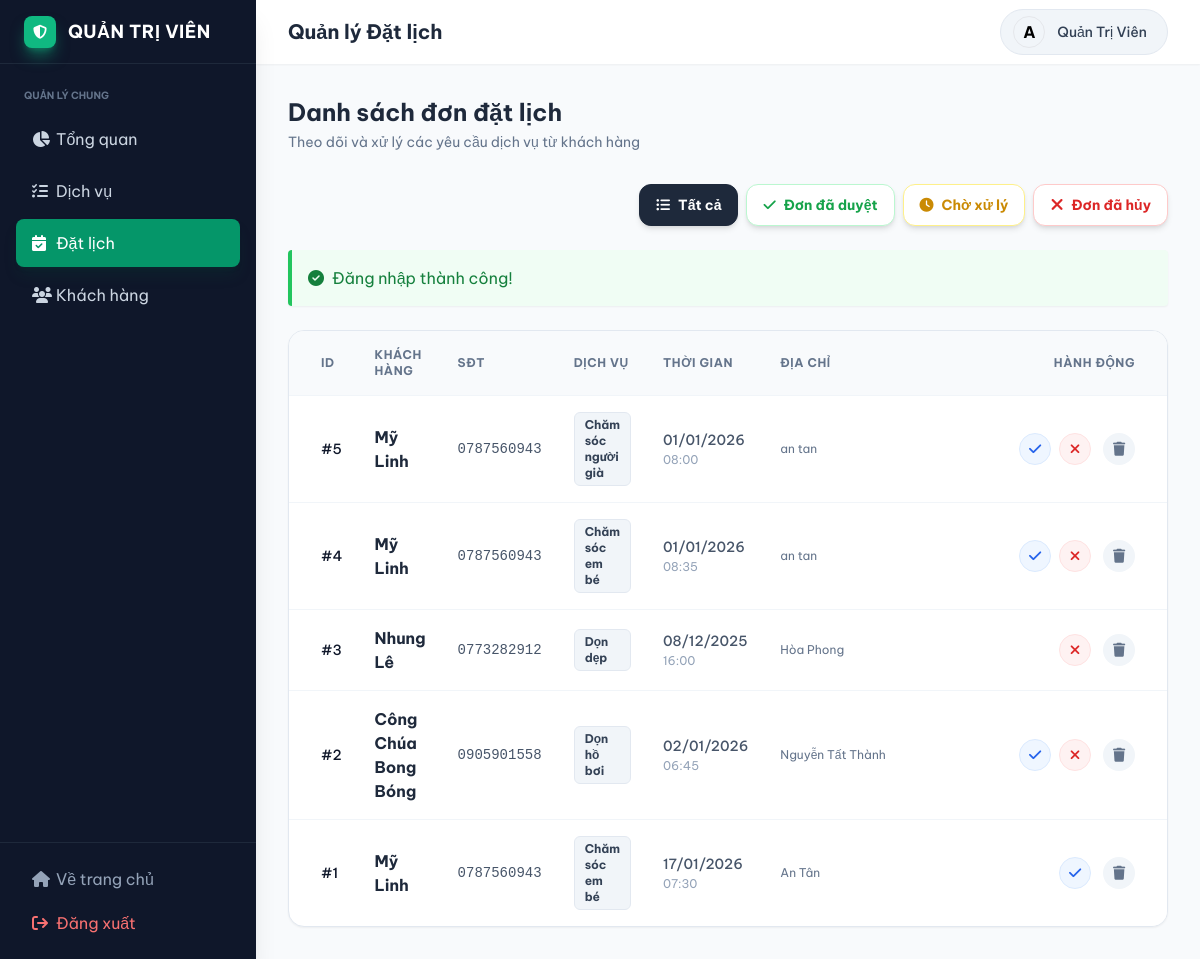
The app's page /admin/bookings.php (signed in) with its own data.
### tables this page shows
CREATE TABLE `bookings` (
  `id` int(11) NOT NULL,
  `user_id` int(11) DEFAULT NULL,
  `staff_id` int(11) DEFAULT NULL,
  `service_id` int(11) DEFAULT NULL,
  `customer_name` varchar(100) DEFAULT NULL,
  `customer_phone` varchar(20) DEFAULT NULL,
  `total_amount` decimal(10,2) DEFAULT 0.00,
  `booking_date` date DEFAULT NULL,
  `start_time` time DEFAULT NULL,
  `address` text DEFAULT NULL,
  `note` text DEFAULT NULL,
  `status` enum('pending','confirmed','completed','cancelled') DEFAULT 'pending',
  `created_at` timestamp NOT NULL DEFAULT current_timestamp()
);

CREATE TABLE `services` (
  `id` int(11) NOT NULL,
  `name` varchar(100) NOT NULL,
  `description` text DEFAULT NULL,
  `price_text` varchar(50) DEFAULT NULL,
  `price_value` decimal(10,2) NOT NULL,
  `icon` varchar(50) DEFAULT NULL,
  `bg_color` varchar(50) DEFAULT 'bg-brand-50',
  `text_color` varchar(50) DEFAULT 'text-brand-600',
  `created_at` timestamp NOT NULL DEFAULT current_timestamp()
);

### app/helpers/utils.php (called while the page is built, shortened)
<?php
function getFlash(string $key): ?string {
    if (isset($_SESSION['flash'][$key])) {
        $message = $_SESSION['flash'][$key];
        return (string)$message;
    }
    return null;
}
?>

### admin/bookings.php (the view, shortened to what this page needs)
<?php
require_once __DIR__ . '/../app/helpers/utils.php';
$db = (new Database())->getConnection();
$bookings = [];
$statusFilter = $_GET['status'] ?? '';
$filters = [
    'confirmed' => "WHERE b.status = 'confirmed'",
    'cancelled' => "WHERE b.status = 'cancelled'",
    'pending'   => "WHERE (b.status = 'pending' OR b.status IS NULL)"
];
$whereSQL = $filters[$statusFilter] ?? "";
try {
    $query = "SELECT b.*,
                     s.name as service_name,
                     u.name as user_name,
                     st.name as staff_name
              FROM bookings b
              LEFT JOIN services s ON b.service_id = s.id
              LEFT JOIN users u ON b.user_id = u.id
              LEFT JOIN staff st ON b.staff_id = st.id
              $whereSQL
              ORDER BY b.created_at DESC";
    $bookings = $db->query($query)->fetchAll(PDO::FETCH_ASSOC);
} catch (PDOException $e) {
    error_log("DB Error: " . $e->getMessage());
}
function getBtnClass($current, $target) {
    return $current === $target
        ? 'bg-slate-800 text-white border-slate-800'
        : 'bg-white text-slate-600 border-slate-300 hover:bg-slate-100';
}
function getColorBtnClass($current, $target, $color) {
    return $current === $target
        ? "bg-$color-600 text-white border-$color-600"
        : "bg-white text-$color-600 border-$color-200 hover:bg-$color-50";
}
?>
<!DOCTYPE html>
<html lang="vi">
<head>
    <script src="https://cdn.tailwindcss.com"></script>
    <link href="https://cdnjs.cloudflare.com/ajax/libs/font-awesome/6.4.0/css/all.min.css" rel="stylesheet">
</head>
<body class="bg-slate-50 flex h-screen overflow-hidden">
    <?php include __DIR__ . '/includes/sidebar.php'; ?>
    <div class="flex-1 flex flex-col min-w-0 bg-white">
        <?php include __DIR__ . '/includes/header.php'; ?>
        <main class="flex-1 overflow-y-auto p-6 lg:p-8 bg-slate-50">
            <div class="flex flex-col sm:flex-row justify-between items-start sm:items-center mb-8 gap-4">
                <div>
                    <h1 class="text-2xl font-bold text-slate-800">Danh sách đơn đặt lịch</h1>
                    <p class="text-slate-500 text-sm mt-1">Theo dõi và xử lý các yêu cầu dịch vụ từ khách hàng</p>
                </div>
            </div>
            <div class="flex justify-end gap-2 mb-6">
                <a href="bookings.php" class="px-4 py-2.5 rounded-xl text-sm font-bold transition flex items-center shadow-md border <?php echo getBtnClass($statusFilter, ''); ?>">
                   <i class="fa-solid fa-list-ul mr-2"></i> Tất cả
                </a>
                <a href="bookings.php?status=confirmed" class="px-4 py-2.5 rounded-xl text-sm font-bold transition flex items-center shadow-md border <?php echo getColorBtnClass($statusFilter, 'confirmed', 'green'); ?>">
                   <i class="fa-solid fa-check mr-2"></i> Đơn đã duyệt
                </a>
                <a href="bookings.php?status=pending" class="px-4 py-2.5 rounded-xl text-sm font-bold transition flex items-center shadow-md border <?php echo ($statusFilter == 'pending') ? 'bg-yellow-500 text-white border-yellow-500' : 'bg-white text-yellow-600 border-yellow-200 hover:bg-yellow-50'; ?>">
                   <i class="fa-solid fa-clock mr-2"></i> Chờ xử lý
                </a>
                <a href="bookings.php?status=cancelled" class="px-4 py-2.5 rounded-xl text-sm font-bold transition flex items-center shadow-md border <?php echo getColorBtnClass($statusFilter, 'cancelled', 'red'); ?>">
                   <i class="fa-solid fa-xmark fa-lg mr-2"></i> Đơn đã hủy
                </a>
            </div>
            <?php foreach (['success' => 'circle-check', 'error' => 'triangle-exclamation'] as $type => $icon): ?>
                <?php if (function_exists('getFlash') && $msg = getFlash($type)): ?>
                    <div class="bg-<?php echo ($type=='success'?'green':'red'); ?>-50 border-l-4 border-<?php echo ($type=='success'?'green':'red'); ?>-500 text-<?php echo ($type=='success'?'green':'red'); ?>-700 p-4 mb-6 rounded shadow-sm flex items-center">
                        <i class="fa-solid fa-<?php echo $icon; ?> mr-2"></i> <?php echo $msg; ?>
                    </div>
                <?php endif; ?>
            <?php endforeach; ?>
            <div class="bg-white rounded-2xl shadow-sm border border-slate-200 overflow-hidden">
                <div class="table-container">
                    <table class="w-full text-left border-collapse min-w-[1200px]">
                        <thead class="bg-slate-50 text-slate-500 text-xs uppercase font-bold tracking-wider">
                            <tr>
                                <th class="p-4 pl-8 border-b border-slate-100 w-16">ID</th>
                                <th class="p-4 border-b border-slate-100">Khách hàng</th>
                                <th class="p-4 border-b border-slate-100">SĐT</th>
                                <th class="p-4 border-b border-slate-100">Dịch vụ</th>
                                <th class="p-4 border-b border-slate-100">Thời gian</th>
                                <th class="p-4 border-b border-slate-100 w-64">Địa chỉ</th>
                                <th class="p-4 border-b border-slate-100 w-64">Nhân viên</th>
                                <th class="p-4 pr-8 border-b border-slate-100 text-right sticky right-0 bg-slate-50">Hành động</th>
                            </tr>
                        </thead>
                        <tbody class="divide-y divide-slate-100 text-sm">
                            <?php if (empty($bookings)): ?>
                                <tr>
                                    <td colspan="9" class="p-12 text-center text-slate-500">
                                        <div class="flex flex-col items-center">
                                            <i class="fa-solid fa-filter-circle-xmark text-3xl text-slate-300 mb-3"></i>
                                            <p class="font-medium">Không tìm thấy đơn đặt lịch nào</p>
                                            <?php if ($statusFilter): ?>
                                                <a href="bookings.php" class="mt-2 text-brand-600 hover:underline text-sm font-medium">Xem tất cả đơn</a>
                                            <?php endif; ?>
                                        </div>
                                    </td>
                                </tr>
                            <?php else: foreach ($bookings as $b):
                                $statusKey   = strtolower(trim($b['status'] ?? 'pending'));
                                $displayName = $b['customer_name'] ?: ($b['user_name'] ?? 'Khách vãng lai');
                                $price       = number_format((float)($b['total_amount'] ?? 0), 0, ',', '.') . 'đ';
                            ?>
                                <tr class="hover:bg-slate-50 transition duration-150 group">
                                    <td class="p-4 pl-8 font-medium text-slate-900">#<?php echo $b['id']; ?></td>
                                    <td class="p-4"><div class="font-bold text-slate-800 text-base"><?php echo htmlspecialchars($displayName); ?></div></td>
                                    <td class="p-4 text-slate-600 font-mono"><?php echo htmlspecialchars($b['customer_phone'] ?? ''); ?></td>
                                    <td class="p-4">
                                        <span class="inline-flex items-center px-2.5 py-1 rounded-md text-xs font-bold bg-slate-100 text-slate-700 border border-slate-200">
                                            <?php echo htmlspecialchars($b['service_name'] ?? 'Đã xóa'); ?>
                                        </span>
                                    </td>
                                    <td class="p-4 text-slate-600">
                                        <div class="font-medium"><?php echo date('d/m/Y', strtotime($b['booking_date'])); ?></div>
                                        <div class="text-xs text-slate-400 mt-0.5"><?php echo date('H:i', strtotime($b['start_time'])); ?></div>
                                    </td>
                                    <td class="p-4 text-slate-500 text-xs truncate max-w-xs" title="<?php echo htmlspecialchars($b['address']); ?>">
                                        <?php echo htmlspecialchars($b['address']); ?>
                                    </td>
                                    <td class="p-4">
                                        <?php if (!empty($b['staff_name'])): ?>
                                            <div class="text-sm font-bold text-teal-700 mb-1 flex items-center">
                                            </div>
                                        <?php else: ?>
                                            <div class="text-xs text-red-500 font-medium mb-1">Chưa gán NV</div>
                                        <?php endif; ?>
                                        <div class="text-xs font-mono text-slate-600">Giá: <?php echo $price; ?></div>
                                    </td>
                                    <td class="p-4 pr-8 text-right sticky right-0 bg-white group-hover:bg-slate-50">
                                        <div class="flex justify-end gap-2">
                                            <?php if ($statusKey !== 'confirmed'): ?>
                                                <a href="actions/approve_booking.php?id=<?php echo $b['id']; ?>" class="w-8 h-8 rounded-full bg-blue-50 text-blue-600 flex items-center justify-center hover:bg-blue-600 hover:text-white transition border border-blue-100" title="Duyệt" onclick="return confirm('Duyệt đơn này?');"><i class="fa-solid fa-check"></i></a>
                                            <?php endif; ?>
                                            <?php if ($statusKey !== 'cancelled'): ?>
                                                <a href="actions/reject_booking.php?id=<?php echo $b['id']; ?>" class="w-8 h-8 rounded-full bg-red-50 text-red-600 flex items-center justify-center hover:bg-red-600 hover:text-white transition border border-red-100" title="Hủy" onclick="return confirm('Hủy đơn này?');"><i class="fa-solid fa-xmark"></i></a>
                                            <?php endif; ?>
                                            <a href="/GiupViecNhanh/admin/actions/delete_booking.php?id=<?php echo $b['id']; ?>" class="w-8 h-8 rounded-full bg-slate-100 text-slate-500 flex items-center justify-center hover:bg-red-500 hover:text-white transition ml-1" title="Xóa" onclick="return confirm('Xóa đơn #<?php echo $b['id']; ?>?');"><i class="fa-solid fa-trash"></i></a>
                                        </div>
                                    </td>
                                </tr>
                            <?php endforeach; endif; ?>
                        </tbody>
                    </table>
                </div>
            </div>
        </main>
    </div>
</body>
</html>

### admin/bookings.php (style rules this page uses)
body { font-family: 'Be Vietnam Pro', sans-serif; }
.table-container { overflow-x: auto; }

### records on screen
bookings: id "5", customer_name "Mỹ Linh", customer_phone "0787560943", service.name "Chăm sóc người già", booking_date "01/01/2026", start_time "08:00", address "an tan"
bookings: id "4", customer_name "Mỹ Linh", customer_phone "0787560943", service.name "Chăm sóc em bé", booking_date "01/01/2026", start_time "08:35", address "an tan"
bookings: id "3", customer_name "Nhung Lê", customer_phone "0773282912", service.name "Dọn dẹp", booking_date "08/12/2025", start_time "16:00", address "Hòa Phong"
bookings: id "2", customer_name "Công Chúa Bong Bóng", customer_phone "0905901558", service.name "Dọn hồ bơi", booking_date "02/01/2026", start_time "06:45", address "Nguyễn Tất Thành"
bookings: id "1", customer_name "Mỹ Linh", customer_phone "0787560943", service.name "Chăm sóc em bé", booking_date "17/01/2026", start_time "07:30", address "An Tân"

### other values on screen
$page_title "Quản lý Đặt lịch"
$_SESSION['user']['name'] "Quản Trị Viên"
$msg "Đăng nhập thành công!"
